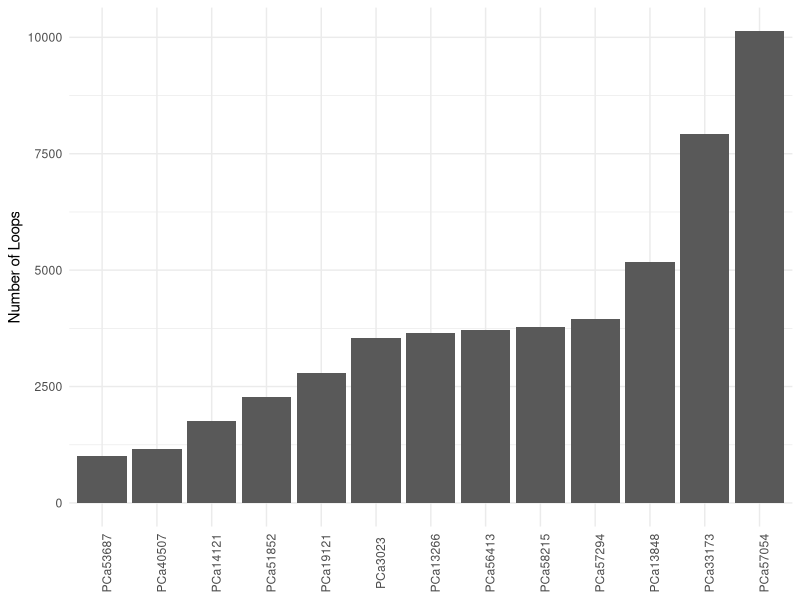

Recreate this plot in R.
# ==============================================================================
# Environment
# ==============================================================================
suppressMessages(library("data.table"))
suppressMessages(library("ggplot2"))

# ==============================================================================
# Data
# ==============================================================================
# load loop count table
loops = fread(file.path("Loops", "loop-stats.tsv"), sep = "\t", header = TRUE)

loops = loops[order(N_Loops), .SD]

# ==============================================================================
# Plots
# ==============================================================================
# set order for plotting
loops[, SampleID := factor(SampleID, levels = SampleID, ordered = TRUE)]
gg = (
    ggplot(data = loops)
    + geom_col(aes(x = SampleID, y = N_Loops))
    + labs(x = NULL, y = "Number of Loops")
    + theme_minimal()
    + theme(
        axis.text.x = element_text(angle = 90)
    )
)
ggsave(
    file.path("Plots", "loop-stats.png"),
    height = 12,
    width = 20,
    units = "cm"
)
